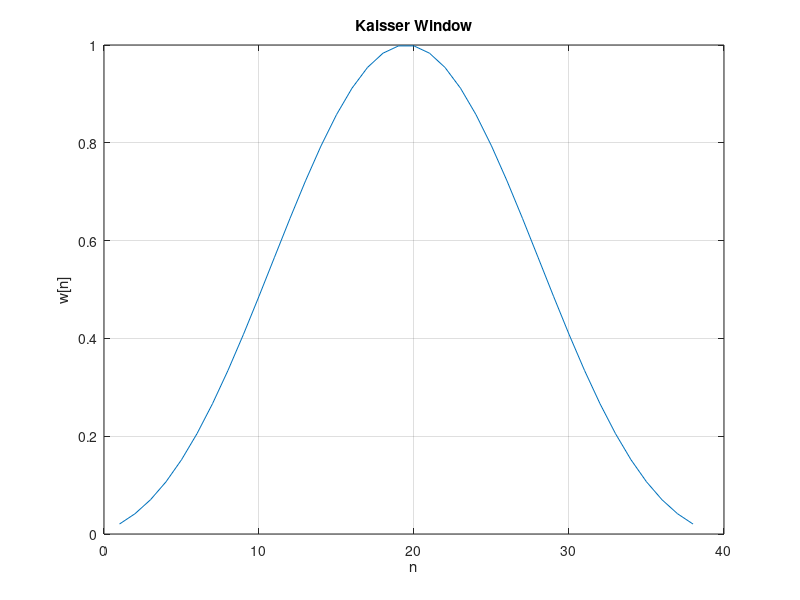

Here is the MATLAB script that generated this plot:


%% Question

%  Design a Kaisser window

% parameters
d = 0.001;
dw = 0.2*pi;
A = -20 * log10(d);

% A > 50 so
beta = 0.1102 * (A - 8.7);
M = ceil( (A - 8) / (2.285 * dw) );

alpha = M/2;

% initialize the window 
w = zeros(1,M+1);

for n = 0:M
    w(n+1) = besseli(0, beta * sqrt(1 - ( (n-alpha) / alpha )^2 )) / besseli(0,beta);
end

% plot
plot(w)
title('Kaisser Window')
% Set axis labels
xlabel('n');
ylabel('w[n]');
grid on







